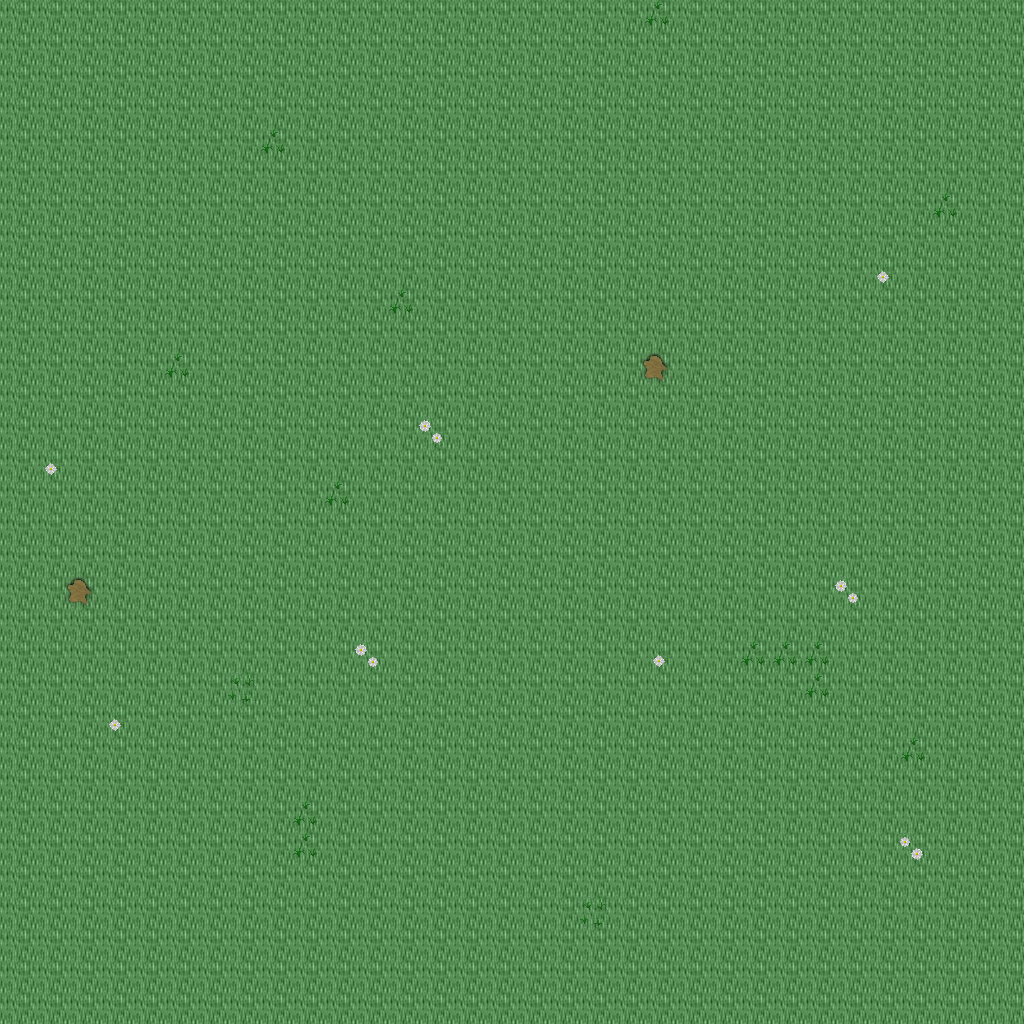

Rendered tile map (Tiled .tmx) drawn with the repository's tilesets; below, a short description and the map source with its tile grids summarised:
An orthogonal 32x32 tile map with 32x32 px tiles, 5 tile layers (Ground, Objects, Objects2, Above, ...), 1 hidden layer not drawn, 26 tilesets.

<map version="1.10" tiledversion="1.11.0" orientation="orthogonal" renderorder="right-down" width="32" height="32" tilewidth="32" tileheight="32" infinite="0" nextlayerid="11" nextobjectid="1">
 <tileset firstgid="1" name="ground_ground" tilewidth="32" tileheight="32" tilecount="33" columns="3">
  <image source="../drawable/ground_ground.png" width="96" height="352" />
 </tileset>
 <tileset firstgid="34" name="building_castle" tilewidth="32" tileheight="32" tilecount="320" columns="20">
  <image source="../drawable/building_castle.png" width="640" height="512" />
 </tileset>
 <tileset firstgid="354" name="plant_flower_daisy_white" tilewidth="32" tileheight="32" tilecount="8" columns="2">
  <image source="../drawable/plant_flower_daisy_white.png" width="64" height="128" />
 </tileset>
 <tileset firstgid="362" name="ground_mud_patch" tilewidth="32" tileheight="32" tilecount="4" columns="4">
  <image source="../drawable/ground_mud_patch.png" width="128" height="32" />
 </tileset>
 <tileset firstgid="366" name="plant_grasses" tilewidth="32" tileheight="32" tilecount="6" columns="3">
  <image source="../drawable/plant_grasses.png" width="96" height="64" />
 </tileset>
 <tileset firstgid="372" name="ground_cobbled_paving" tilewidth="32" tileheight="32" tilecount="1" columns="1">
  <image source="../drawable/ground_cobbled_paving.png" width="32" height="32" />
 </tileset>
 <tileset firstgid="373" name="plant_bush_bushes" tilewidth="32" tileheight="32" tilecount="10" columns="5">
  <image source="../drawable/plant_bush_bushes.png" width="160" height="64" />
 </tileset>
 <tileset firstgid="383" name="ground_grass_edges" tilewidth="32" tileheight="32" tilecount="36" columns="12">
  <image source="../drawable/ground_grass_edges.png" width="384" height="96" />
 </tileset>
 <tileset firstgid="419" name="ground_grass_corners" tilewidth="32" tileheight="32" tilecount="24" columns="6">
  <image source="../drawable/ground_grass_corners.png" width="192" height="128" />
 </tileset>
 <tileset firstgid="443" name="plant_tree_tree_darkgreen" tilewidth="32" tileheight="32" tilecount="88" columns="8">
  <image source="../drawable/plant_tree_tree_darkgreen.png" width="256" height="352" />
 </tileset>
 <tileset firstgid="531" name="plant_flower_daisy_yellow" tilewidth="32" tileheight="32" tilecount="8" columns="2">
  <image source="../drawable/plant_flower_daisy_yellow.png" width="64" height="128" />
 </tileset>
 <tileset firstgid="539" name="plant_flower_daisy_red" tilewidth="32" tileheight="32" tilecount="8" columns="2">
  <image source="../drawable/plant_flower_daisy_red.png" width="64" height="128" />
 </tileset>
 <tileset firstgid="547" name="plant_flower_daisy_blue" tilewidth="32" tileheight="32" tilecount="8" columns="2">
  <image source="../drawable/plant_flower_daisy_blue.png" width="64" height="128" />
 </tileset>
 <tileset firstgid="555" name="building_fence_fence_chunky" tilewidth="32" tileheight="32" tilecount="21" columns="3">
  <image source="../drawable/building_fence_fence_chunky.png" width="96" height="224" />
 </tileset>
 <tileset firstgid="576" name="plant_bush_hedge" tilewidth="32" tileheight="32" tilecount="35" columns="5">
  <image source="../drawable/plant_bush_hedge.png" width="160" height="224" />
 </tileset>
 <tileset firstgid="611" name="plant_stump_stump_green" tilewidth="32" tileheight="32" tilecount="4" columns="2">
  <image source="../drawable/plant_stump_stump_green.png" width="64" height="64" />
 </tileset>
 <tileset firstgid="615" name="plant_stump_stump_brown" tilewidth="32" tileheight="32" tilecount="4" columns="2">
  <image source="../drawable/plant_stump_stump_brown.png" width="64" height="64" />
 </tileset>
 <tileset firstgid="619" name="logic_item_resources" tilewidth="32" tileheight="32" tilecount="6" columns="6">
  <image source="../drawable/logic_item_resources.png" width="192" height="32" />
 </tileset>
 <tileset firstgid="625" name="logic_portal" tilewidth="32" tileheight="32" tilecount="24" columns="8">
  <image source="../drawable/logic_portal.png" width="256" height="96" />
 </tileset>
 <tileset firstgid="649" name="logic_creature_mummy" tilewidth="32" tileheight="32" tilecount="2" columns="2">
  <image source="../drawable/logic_creature_mummy.png" width="64" height="32" />
 </tileset>
 <tileset firstgid="651" name="logic_creature_animal" tilewidth="32" tileheight="32" tilecount="32" columns="8">
  <image source="../drawable/logic_creature_animal.png" width="256" height="128" />
 </tileset>
 <tileset firstgid="683" name="logic_collision" tilewidth="32" tileheight="32" tilecount="1" columns="1">
  <image source="../drawable/logic_collision.png" width="32" height="32" />
 </tileset>
 <tileset firstgid="684" name="ground_grass_2" tilewidth="32" tileheight="32" tilecount="21" columns="3">
  <image source="../drawable/ground_grass_2.png" width="96" height="224" />
 </tileset>
 <tileset firstgid="705" name="logic_protection" tilewidth="32" tileheight="32" tilecount="2" columns="2">
  <image source="../drawable/logic_protection.png" width="64" height="32" />
 </tileset>
 <tileset firstgid="707" name="logic_creature_undead_skeleton" tilewidth="32" tileheight="32" tilecount="6" columns="6">
  <image source="../drawable/logic_creature_undead_skeleton.png" width="192" height="32" />
 </tileset>
 <tileset firstgid="713" name="logic_creature_troll" tilewidth="32" tileheight="32" tilecount="4" columns="4">
  <image source="../drawable/logic_creature_troll.png" width="128" height="32" />
 </tileset>
 <layer id="1" name="Ground" width="32" height="32">
  <data>[1024 cells, 1024 non-empty, 1 distinct tile ids]</data>
 </layer>
 <layer id="2" name="Objects" width="32" height="32">
  <data>[1024 cells, 25 non-empty, 6 distinct tile ids]</data>
 </layer>
 <layer id="3" name="Objects2" width="32" height="32">
  <data>[1024 cells, 0 non-empty, 0 distinct tile ids]</data>
 </layer>
 <layer id="4" name="Above" width="32" height="32">
  <data>[1024 cells, 0 non-empty, 0 distinct tile ids]</data>
 </layer>
 <layer id="5" name="Above2" width="32" height="32">
  <data>[1024 cells, 0 non-empty, 0 distinct tile ids]</data>
 </layer>
 <layer id="6" name="Walkable" width="32" height="32" visible="0">
  <data>[1024 cells, 0 non-empty, 0 distinct tile ids]</data>
 </layer>
 <objectgroup id="7" name="Mapevents" />
 <objectgroup id="8" name="Spawn" />
 <objectgroup id="9" name="Keys" />
 <objectgroup id="10" name="Replace" />
</map>
